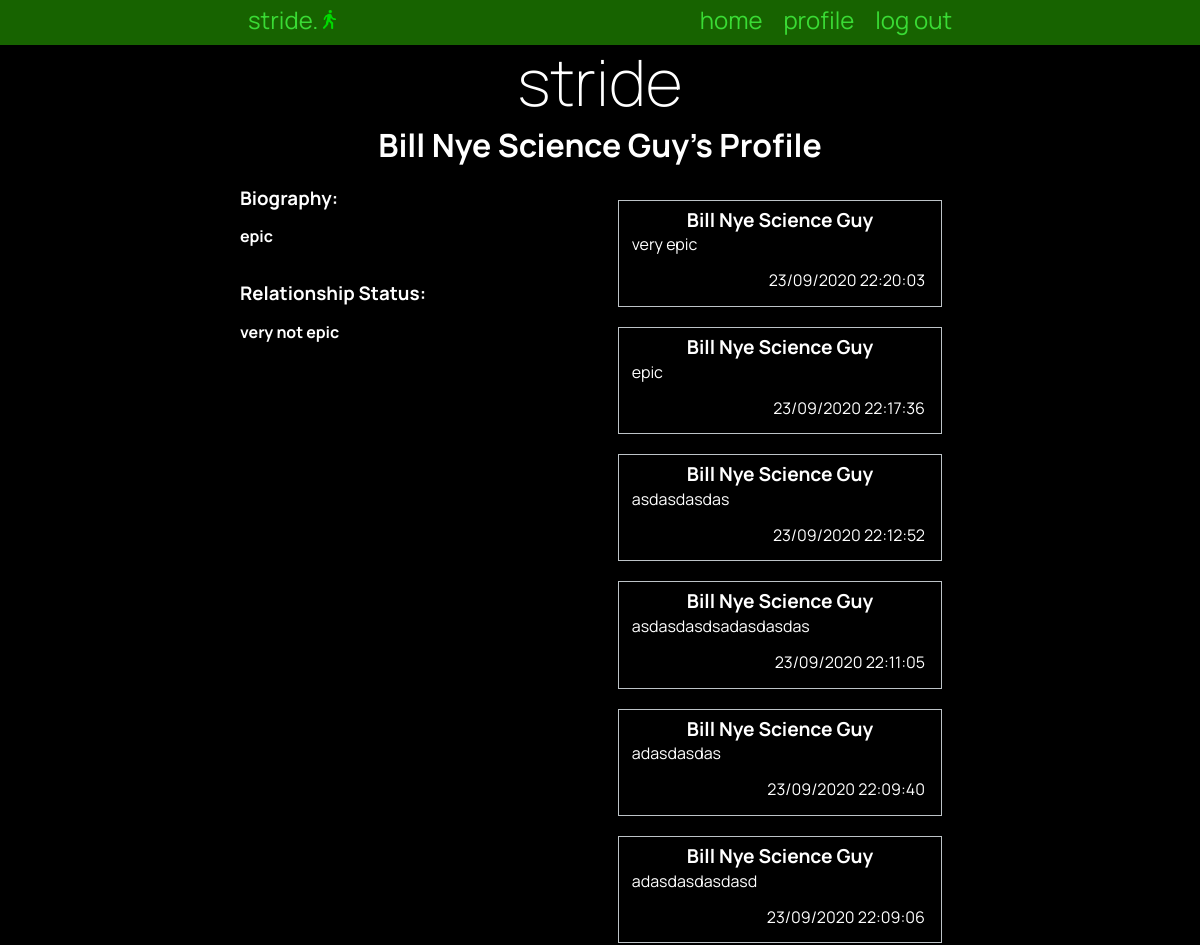
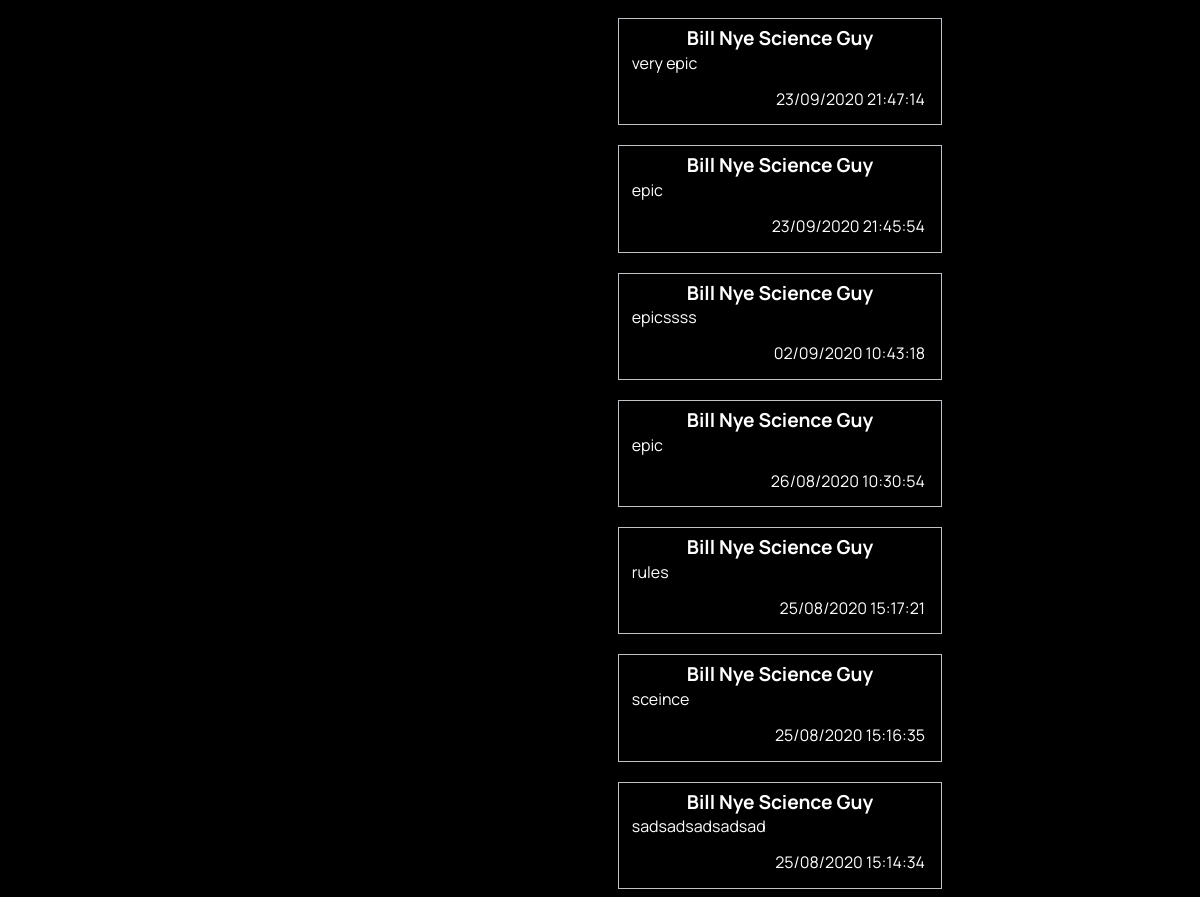
Page /profile/14 (signed in) on the committed database (2 pictures, top to bottom).
### tables this page shows
CREATE TABLE "users"
(
	id INTEGER
		constraint customer_pk
			primary key autoincrement,
	fname VARCHAR(30),
	lname varchar(30),
	email varchar(80),
	password CHAR(60)
, biography varchar(255), relationship varchar(50));

CREATE TABLE "posts"
(
	id INTEGER
		constraint posts_pk
			primary key autoincrement,
	post VARCHAR(500),
	time TIMESTAMP
, customer_id INTEGER);

### app.py (the view)
@app.route('/profile/<userid>')
def profile(userid):
    con = create_connection(DB_NAME)
    query = "SELECT COUNT(*) FROM users WHERE id = ?"
    cur = con.cursor()  # You need this line next
    cur.execute(query, (userid,))  # this line actually executes the query
    profilecount = cur.fetchall()[0][0]  # puts the results into a list usable in python
    if profilecount < 1:
        flash("No user with " + str(userid) + " as their id.")
        return redirect("/")
    query = """SELECT posts.id,users.fname,users.lname,posts.post,strftime('%d/%m/%Y %H:%M:%S', posts.time) AS time
                FROM posts,users
                WHERE posts.customer_id = ? AND posts.customer_id = users.id
                ORDER BY posts.time DESC"""
    cur = con.cursor()  # You need this line next
    cur.execute(query, (userid,))  # this line actually executes the query
    post_list = cur.fetchall()  # puts the results into a list usable in python
    con = create_connection(DB_NAME)
    query = "SELECT fname,lname,biography,relationship,id FROM users WHERE id = ?"
    cur = con.cursor()  # You need this line next
    cur.execute(query, (userid,))  # this line actually executes the query
    user_info = cur.fetchall()
    con.close()
    correct_user = False
    if str(session['userid']) == str(userid):
        correct_user = True
    return render_template('profile.html', logged_in=is_logged_in(), correctuser=correct_user, posts=post_list, userinfo=user_info, )

### app.py (called while the page is built)
def create_connection(db_file):
    try:
        connection = sqlite3.connect(db_file)
        return connection
    except Error as e:
        print(e)
    return None

def is_logged_in():
    if session.get("email") is None:
        print("not logged in")
        return False
    else:
        print("logged in")
        return True

### templates/profile.html (shortened to what this page needs)
{% extends 'base.html' %}
{% block pageheading %}
{{ userinfo[0][0] }} {{ userinfo[0][1] }}'s Profile
{% endblock %}
{% block body %}
<div class="mainPageParent">
    <div class="left">
        {% if userinfo[0][2] %}
        <h3>Biography:</h3><br>
        <h4>{{ userinfo[0][2] }}</h4><br><br>
        {% endif %}
        {% if userinfo[0][3] %}
        <h3>Relationship Status:</h3><br>
        <h4>{{ userinfo[0][3] }}</h4>
        {% endif %}
    </div>
    <div class="mainFeed">
        {% for post in posts %}
        <div class="mainFeed-box">
            <div class="post-box-heading">
                <h3> {{ post[1] }} {{ post[2] }}</h3>
            </div>
            <div class="mainFeed-box-text">
                <p>{{ post[3] }} </p>
            </div>
            <div class="mainFeed-box-info">
                {{ post[4] }}
            </div>
        </div>
        {% endfor %}
    </div>
</div>
{% endblock %}

### static/stride.css (style rules this page uses)
* { font-family: 'Manrope', sans-serif; padding: 0; margin: 0; box-sizing: border-box; }
body { background-color: black; color: rgba(255, 255, 255, 1); }
.mainPageParent { width: 100%; }
.left { width: 49%; float: left; }
.mainFeed { display: flex; word-wrap: break-word; flex-wrap: wrap; justify-content: space-evenly; width: 50%; float: right; }
.mainFeed-box { width: 90%; float: right; padding: 0.5rem; margin: 1vw; border: 1px solid rgba(189, 195, 199, 1.0); color: rgb(255, 255, 255); margin-bottom: 0.5rem; }
.mainFeed-box-info { padding: 0.5rem; float: right; }
.mainFeed-box-text { padding: 0.3rem; }
.mainFeed-box h3 { font-size: 1.2rem; text-align: center; }
.mainFeed-box p { font-size: 1rem; margin-bottom: 0.3rem; }

### rows in the picture
users: fname "Bill Nye", lname "Science Guy", biography "epic", relationship "very not epic"
posts: fname "Bill Nye", lname "Science Guy", post "very epic", post "23/09/2020 22:20:03"
posts: fname "Bill Nye", lname "Science Guy", post "epic", post "23/09/2020 22:17:36"
posts: fname "Bill Nye", lname "Science Guy", post "asdasdasdas", post "23/09/2020 22:12:52"
posts: fname "Bill Nye", lname "Science Guy", post "asdasdasdsadasdasdas", post "23/09/2020 22:11:05"
posts: fname "Bill Nye", lname "Science Guy", post "adasdasdas", post "23/09/2020 22:09:40"
posts: fname "Bill Nye", lname "Science Guy", post "adasdasdasdasd", post "23/09/2020 22:09:06"
posts: fname "Bill Nye", lname "Science Guy", post "very epic", post "23/09/2020 21:47:14"
posts: fname "Bill Nye", lname "Science Guy", post "epic", post "23/09/2020 21:45:54"
posts: fname "Bill Nye", lname "Science Guy", post "epicssss", post "02/09/2020 10:43:18"
posts: fname "Bill Nye", lname "Science Guy", post "epic", post "26/08/2020 10:30:54"
posts: fname "Bill Nye", lname "Science Guy", post "rules", post "25/08/2020 15:17:21"
posts: fname "Bill Nye", lname "Science Guy", post "sceince", post "25/08/2020 15:16:35"
posts: fname "Bill Nye", lname "Science Guy", post "sadsadsadsadsad", post "25/08/2020 15:14:34"
